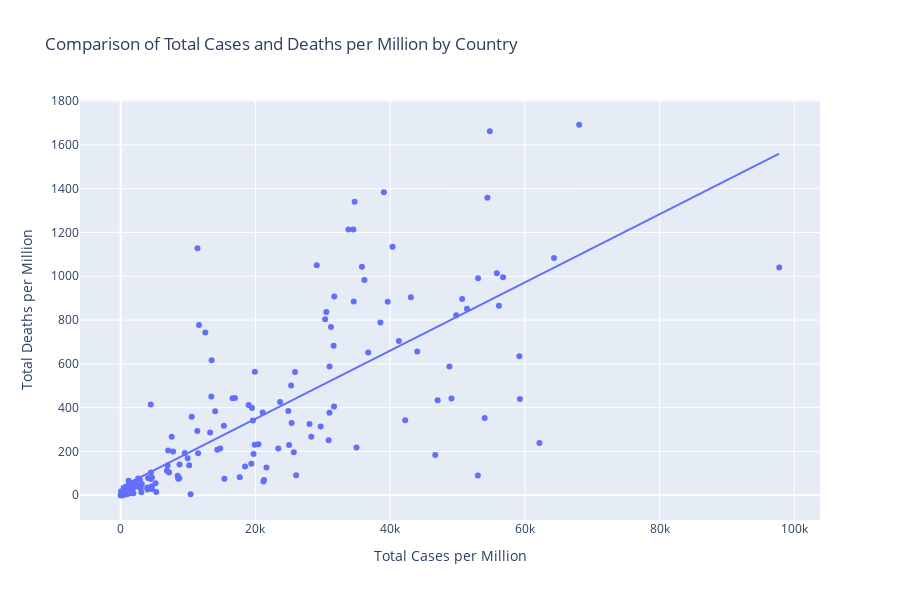

This figure's notebook cell:
### Code cell
import plotly.express as px
import pandas as pd
import plotly.graph_objects as go
import numpy as np
import seaborn as sns


GDPdata = GDPdata.rename(columns={'Country Code': 'iso_code'})


CovidData['date'] = pd.to_datetime(CovidData['date'])
CovidData = CovidData[CovidData['date'] == '2020-12-31']

df = pd.merge(GDPdata, CovidData, on='iso_code', how='inner')
df = df.dropna(subset=['total_cases_per_million', 'total_deaths_per_million'])

df = df[df['iso_code'] !=  'PER']

fig = px.scatter(
    df,
    x="total_cases_per_million",
    y="total_deaths_per_million",
    hover_name="Country Name",
    trendline="ols",
    title="Comparison of Total Cases and Deaths per Million by Country",
    labels={
        "total_cases_per_million": "Total Cases per Million",
        "total_deaths_per_million": "Total Deaths per Million"
    }
)

correlation = df['total_cases_per_million'].corr(df['total_deaths_per_million'])
print(correlation)

fig.update_traces(textposition='top center')
fig.update_layout(
    height=600
)

fig.show()

fig = px.scatter_geo(
    df, 
    locations="iso_code",
    size="total_cases_per_million",
    color="total_deaths_per_million",
    hover_name="Country Name",
    size_max=50,
    color_continuous_scale=px.colors.sequential.Reds,
    title="total cases and deaths per million by Country"
)

fig.update_layout(
    geo=dict(
        showframe=False,
        showcoastlines=False,
        projection_type='equirectangular'
    ),
    height=600
)

fig.show()

### Figure 1 — Plotly figure (JSON) as saved in the notebook; plotly's stock layout.template omitted (floating-point values rounded to 4 significant figures; data arrays with more than 128 entries replaced by an {"elided": "..."} marker saying what was removed)
{"data": [{"hovertemplate": "<b>%{hovertext}</b><br><br>Total Cases per Million=%{x}<br>Total Deaths per Million=%{y}<extra></extra>", "hovertext": {"elided": "185 str values"}, "legendgroup": "", "marker": {"color": "#636efa", "symbol": "circle"}, "mode": "markers", "name": "", "orientation": "v", "showlegend": false, "textposition": "top center", "type": "scatter", "x": {"elided": "185 float values"}, "xaxis": "x", "y": {"elided": "185 float values"}, "yaxis": "y"}, {"hovertemplate": "<b>OLS trendline</b><br>total_deaths_per_million = 0.0155746 * total_cases_per_million + 37.5034<br>R<sup>2</sup>=0.604328<br><br>Total Cases per Million=%{x}<br>Total Deaths per Million=%{y} <b>(trend)</b><extra></extra>", "legendgroup": "", "marker": {"color": "#636efa", "symbol": "circle"}, "mode": "lines", "name": "", "showlegend": false, "textposition": "top center", "type": "scatter", "x": {"elided": "185 float values"}, "xaxis": "x", "y": {"elided": "185 float values"}, "yaxis": "y"}], "layout": {"height": 600, "legend": {"tracegroupgap": 0}, "title": {"text": "Comparison of Total Cases and Deaths per Million by Country"}, "xaxis": {"anchor": "y", "domain": [0, 1], "title": {"text": "Total Cases per Million"}}, "yaxis": {"anchor": "x", "domain": [0, 1], "title": {"text": "Total Deaths per Million"}}}}
